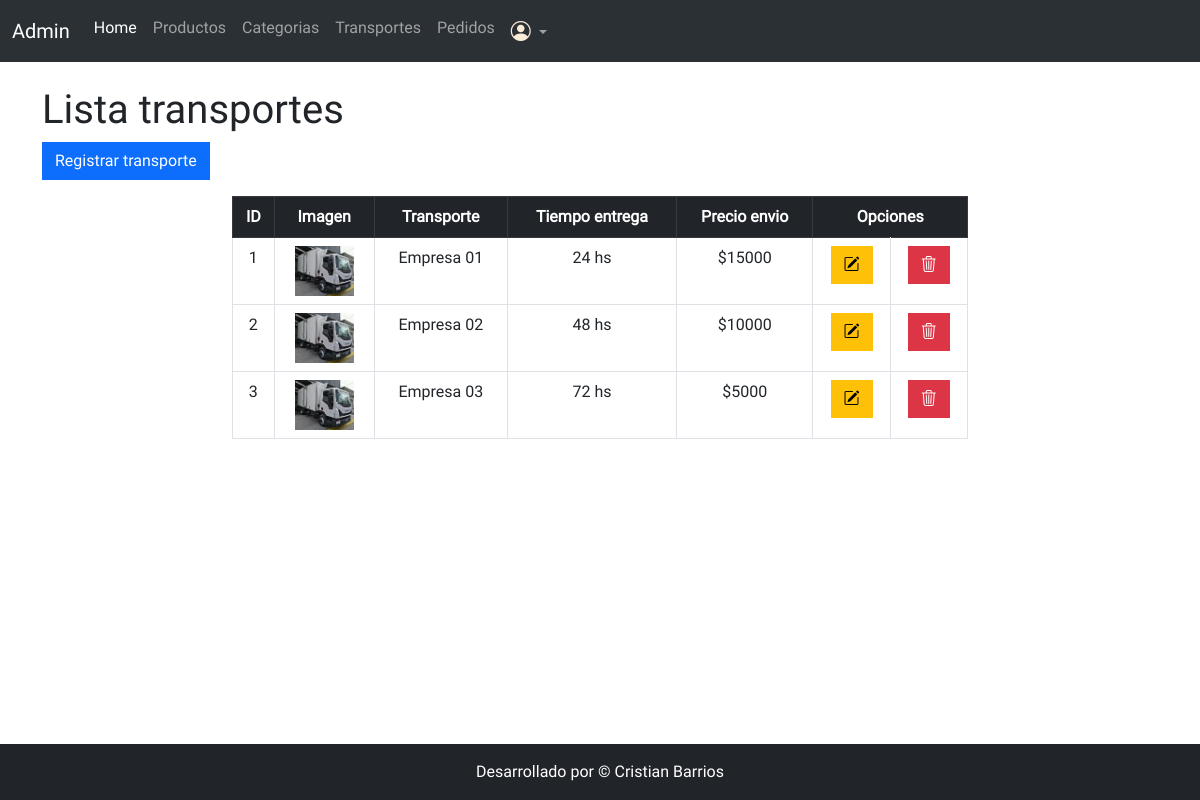
The page /modulos/transportes/index.php (signed in) on the database its author committed.
### tables this page shows
CREATE TABLE `transportes` (
  `id` int(11) NOT NULL,
  `imagen` varchar(250) DEFAULT NULL,
  `empresa` varchar(250) DEFAULT NULL,
  `tiempo_entrega` varchar(250) DEFAULT NULL,
  `precio_envio` int(11) DEFAULT NULL
);

### modulos/transportes/index.php (the view, shortened to what this page needs)
<?php
    if (isset($_SESSION['admin'])) {
?>
<!doctype html>
<html lang="en">
  <head>
    <link href="https://cdn.jsdelivr.net/npm/bootstrap@5.3.0/dist/css/bootstrap.min.css" rel="stylesheet">
    <link rel="stylesheet" href="https://cdn.jsdelivr.net/npm/bootstrap-icons@1.10.5/font/bootstrap-icons.css">
    <link rel="stylesheet" href="../../styles.css">
  </head>
  <body>
    <?php include('../../includes/menu-admin.php'); ?>
    <div class="container my-4">
        <h1>Lista transportes</h1>
         <div class="d-flex justify-content-start mb-3">
            <a href="registrarTransporteForm.php" class="btn btn-primary rounded-0">Registrar transporte</a>
        </div>
        <?php
            require('../../includes/conexion.php');
            $query = "SELECT * FROM transportes";
            $result = mysqli_query($conn, $query);
            if(mysqli_num_rows($result) > 0){
        ?>
        <div class="row justify-content-center">
            <div class="col-md-8">
                <table class="table table-bordered text-center">
                    <thead class="table-dark">
                        <tr>
                            <th>ID</th>
                            <th>Imagen</th>
                            <th>Transporte</th>
                            <th>Tiempo entrega</th>
                            <th>Precio envio</th>
                            <th colspan="2">Opciones</th>
                        </tr>
                    </thead>
                    <tbody>
                    <?php
                        while($row = mysqli_fetch_assoc($result)):
                    ?>
                        <tr>
                            <td><?php echo $row['id'];  ?></td>
                            <td><img style="max-height: 50px" src="<?php echo $row['imagen']; ?>"></td>
                            <td><?php echo $row['empresa'];  ?></td>
                            <td><?php echo $row['tiempo_entrega'];  ?></td>
                            <td>$<?php echo $row['precio_envio'];  ?></td>
                            <td><a href="editarTransporteForm.php?id=<?php echo $row['id']; ?>" class="btn btn-warning rounded-0"><i class="bi bi-pencil-square"></i></a></td>
                            <td><a href="eliminarTransporte.php?id=<?php echo $row['id']; ?>" class="btn btn-danger rounded-0"><i class="bi bi-trash3"></i></a></td>
                        </tr>
                    </tbody>
                    <?php endwhile; ?>
                </table>
                <?php
            } else {
                echo "<p>No hay registros.</p>";
            }
        ?>
            </div>
        </div>
    </div>
    <?php
        include('../../includes/footer.php');
    ?>
  </body>
</html>
<?php
    }else{
        header("Location: /pagina-productos/login-admin.php");
        exit();
    }
?>

### styles.css (style rules this page uses)
body { font-family: 'Roboto', 'Rethink Sans', 'Afacad', 'Open Sans', sans-serif; display: flex; flex-direction: column; min-height: 100vh; }

### rows shown on the page
transportes: id "1", imagen (picture), empresa "Empresa 01", tiempo_entrega "24 hs", precio_envio "15000"
transportes: id "2", imagen (picture), empresa "Empresa 02", tiempo_entrega "48 hs", precio_envio "10000"
transportes: id "3", imagen (picture), empresa "Empresa 03", tiempo_entrega "72 hs", precio_envio "5000"
